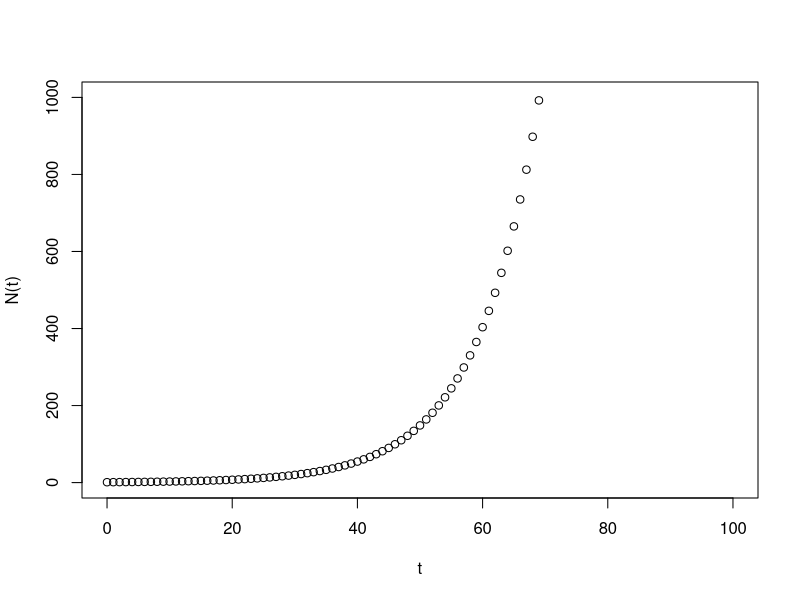
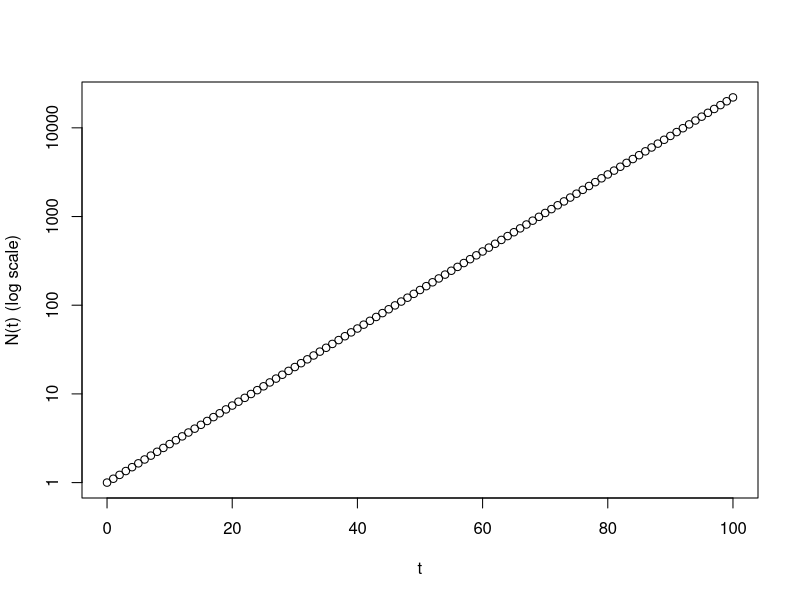
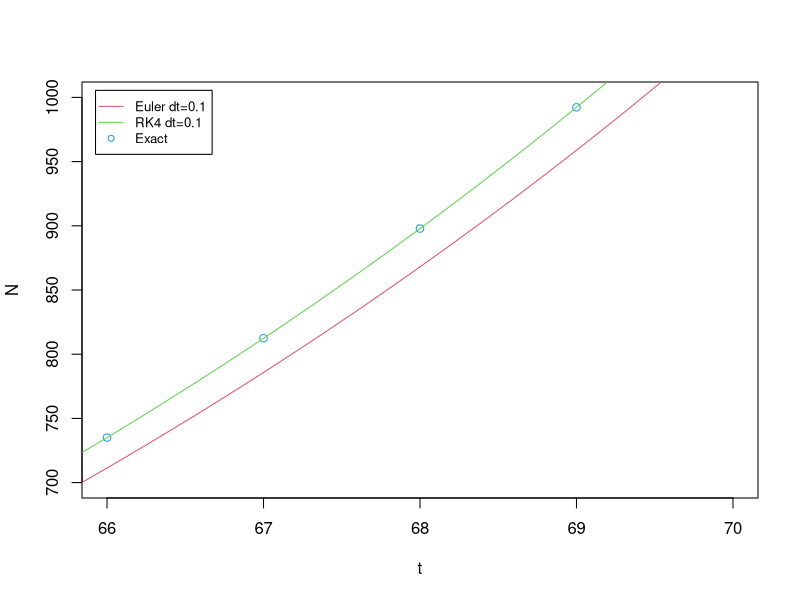
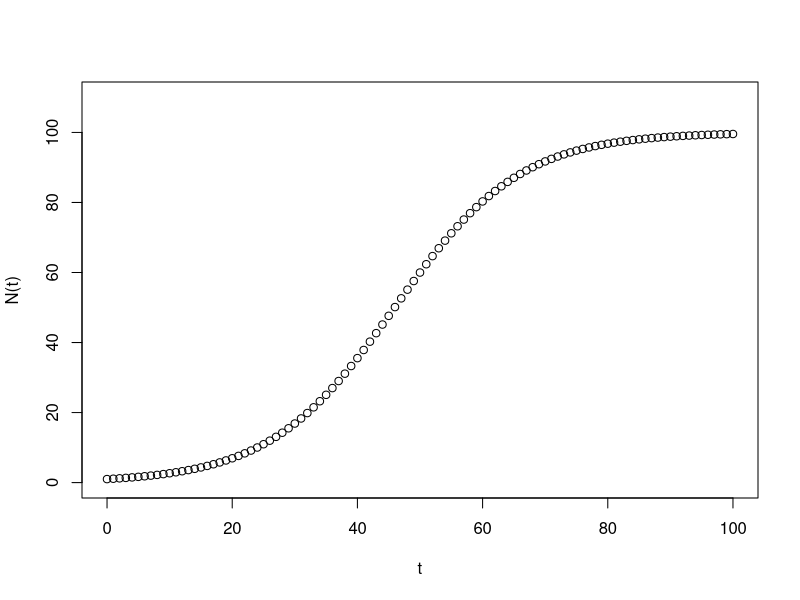

Source code (R) for these figures, in order:
## ---- chunk 1
# evaluate and plot the exact solution N(t) = N0 e^{rt}
N_exact <- function(t, r, N0) N0 * exp(r * t)   # exact solution, Equation (2)

r <- 0.1; N0 <- 1
t <- seq(0, 100, 1)
N <- N_exact(t, r, N0)

plot(t, N, xlab = "t", ylab = "N(t)", xlim = c(0, 100), ylim = c(0, 1000))
## ---- chunk 2
# the same solution on a log-scaled y axis (a straight line)
plot(t, N, log = "y", xlab = "t", ylab = "N(t) (log scale)", xlim = c(0, 100))
## ---- chunk 3
# integrate with our own Euler and RK4; zoom in where Euler's error shows
dN <- function(t, N, r) r * N            # derivative, Equation (1)

Euler <- function(derivs, X0, t.total, dt, ...) {
  t_all <- seq(0, t.total, by = dt); n <- length(t_all)
  X <- numeric(n); X[1] <- X0
  for (i in 1:(n - 1)) X[i + 1] <- X[i] + dt * derivs(t_all[i], X[i], ...)
  cbind(t_all, X)
}

RK4 <- function(derivs, X0, t.total, dt, ...) {
  t_all <- seq(0, t.total, by = dt); n <- length(t_all)
  X <- numeric(n); X[1] <- X0
  for (i in 1:(n - 1)) {
    h <- dt; t0 <- t_all[i]
    k1 <- h * derivs(t0,       X[i],          ...)
    k2 <- h * derivs(t0 + h/2, X[i] + k1 / 2, ...)
    k3 <- h * derivs(t0 + h/2, X[i] + k2 / 2, ...)
    k4 <- h * derivs(t0 + h,   X[i] + k3,     ...)
    X[i + 1] <- X[i] + (k1 + 2 * k2 + 2 * k3 + k4) / 6
  }
  cbind(t_all, X)
}

sol_euler <- Euler(dN, N0, 100, 0.1, r = r)
sol_rk4   <- RK4(dN, N0, 100, 0.1, r = r)

# zoom in on large t, where the Euler error is most visible
plot(t, N, xlab = "t", ylab = "N", xlim = c(66, 70), ylim = c(700, 1000), col = 4)
lines(sol_euler[, 1], sol_euler[, 2], col = 2)
lines(sol_rk4[, 1],   sol_rk4[, 2],   col = 3)
legend("topleft", inset = 0.02, legend = c("Euler dt=0.1", "RK4 dt=0.1", "Exact"),
       col = c(2, 3, 4), lty = c(1, 1, NA), pch = c(NA, NA, 1), cex = 0.8)
## ---- chunk 4
#| message: false
# integrate with the deSolve library (fixed-step Euler)
library(deSolve)
dN_deSolve <- function(t, N, parms) list(parms["r"] * N)
sol_de <- ode(y = N0, times = seq(0, 100, 0.1), func = dN_deSolve,
              parms = c(r = 0.1), method = "euler")
tail(sol_de, 3)   # final points match the exact value N(100) = e^{10}
## ---- chunk 5
logistic_exact <- function(t, r, B, N0) N0 * B / (N0 + (B - N0) * exp(-r * t))

N0 <- 1; r <- 0.1; B <- 100
t <- seq(0, 100, 1)
N_log <- logistic_exact(t, r, B, N0)

plot(t, N_log, xlab = "t", ylab = "N(t)", xlim = c(0, 100), ylim = c(0, 110))
